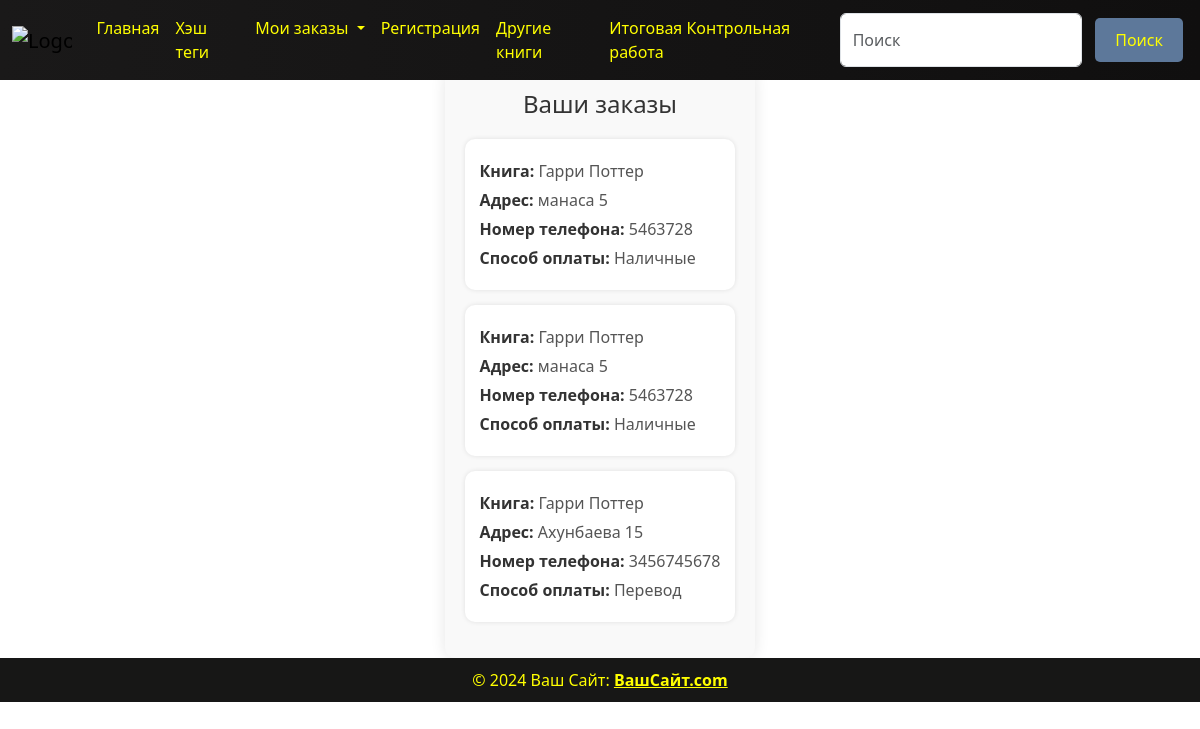
The page /order/ on the database its author committed.
### cart/models.py (models this page shows, shortened)
class CartModel(models.Model):
    PAYMENT_CHOICES = (
        ('Наличные', 'Наличные'),
        ("Перевод", "Перевод")
    )
    choice_book = models.ForeignKey(BookModel, verbose_name= 'Добавьте книгу в заказ', on_delete=models.CASCADE)
    address = models.CharField(max_length=100, verbose_name='Введите ваш точный адрес для доставки: ')
    phone_number = models.CharField(max_length=15, verbose_name='Введите номер телефона: ')
    payment = models.CharField(verbose_name='Укажите способ оплаты: ', max_length=15, choices=PAYMENT_CHOICES)

### books/models.py (models this page shows)
class BookModel(models.Model):
    GENRE_CHOICES = (
        ('FICTION', 'FICTION'),
        ('NONFICTION', 'NONFICTION'),
        ('FANTASY', 'FANTASY'),
    )
    image = models.ImageField(upload_to='books/', verbose_name='Загрузите обложку книги')
    title = models.CharField(max_length=100, verbose_name="Укажите название книги")
    description = models.TextField(max_length=500, verbose_name='Добавьте описание к книге', blank=True)
    price = models.PositiveIntegerField(verbose_name='Укажите цену', default=300)
    created_at = models.DateTimeField(auto_now_add=True)
    genre = models.CharField(max_length=20, choices=GENRE_CHOICES)
    email = models.CharField(max_length=100, blank=True, verbose_name='Укажите почту автора')
    author = models.CharField(max_length=100, verbose_name='Укажите автора')
    review = models.URLField(verbose_name='Ссылка на краткую аннотацию о книге', blank=True)
    def __str__(self):
        return self.title
    class Meta:
        verbose_name = 'книга'
        verbose_name_plural = 'книги'

### cart/views.py (the view)
# urls.py: path('order/', OrderView.as_view(), name='order'),
class OrderView(generic.ListView):
    template_name = 'cart/order.html'
    context_object_name = 'order'
    def get_queryset(self):
        return models.CartModel.objects.all()

### templates/cart/order.html (shortened to what this page needs)
{% include 'components/header.html' %}
<div class="order-container">
    <h1>Ваши заказы</h1>
    <ul class="order-list">
        {% for i in order %}
        <li class="order-item">
            <div class="order-details">
                <p><strong>Книга:</strong> {{ i.choice_book }}</p>
                <p><strong>Адрес:</strong> {{ i.address }}</p>
                <p><strong>Номер телефона:</strong> {{ i.phone_number }}</p>
                <p><strong>Способ оплаты:</strong> {{ i.payment }}</p>
            </div>
        </li>
        {% endfor %}
    </ul>
</div>
{% include 'components/footer.html' %}

### static/css/book.css (style rules this page uses)
body { display: flex; flex-direction: column; min-height: 100vh; padding-top: 70px; background: url("https://i.pinimg.com/736x/e3/7d/a9/e37da92d1e32051af32a81a8950733f3.jpg"); background-repeat: no-repeat; background-size: cover; background-position: center; }

### templates/cart/order.html (style rules this page uses)
.order-container { background-color: #f9f9f9; padding: 20px; border-radius: 10px; box-shadow: 0 0 15px rgba(0, 0, 0, 0.1); max-width: 800px; margin: 0 auto; }
.order-container h1 { text-align: center; color: #333; font-size: 24px; margin-bottom: 20px; }
.order-list { list-style-type: none; padding: 0; }
.order-item { background-color: #fff; padding: 15px; margin-bottom: 15px; border-radius: 10px; box-shadow: 0 0 5px rgba(0, 0, 0, 0.1); transition: box-shadow 0.3s ease; }
.order-details p { font-size: 16px; color: #555; margin: 5px 0; }
.order-details strong { font-weight: bold; color: #333; }

### rows shown on the page
CartModel: choice_book "Гарри Поттер", address "манаса 5", phone_number "5463728", payment "Наличные"
CartModel: choice_book "Гарри Поттер", address "манаса 5", phone_number "5463728", payment "Наличные"
CartModel: choice_book "Гарри Поттер", address "Ахунбаева 15", phone_number "3456745678", payment "Перевод"
